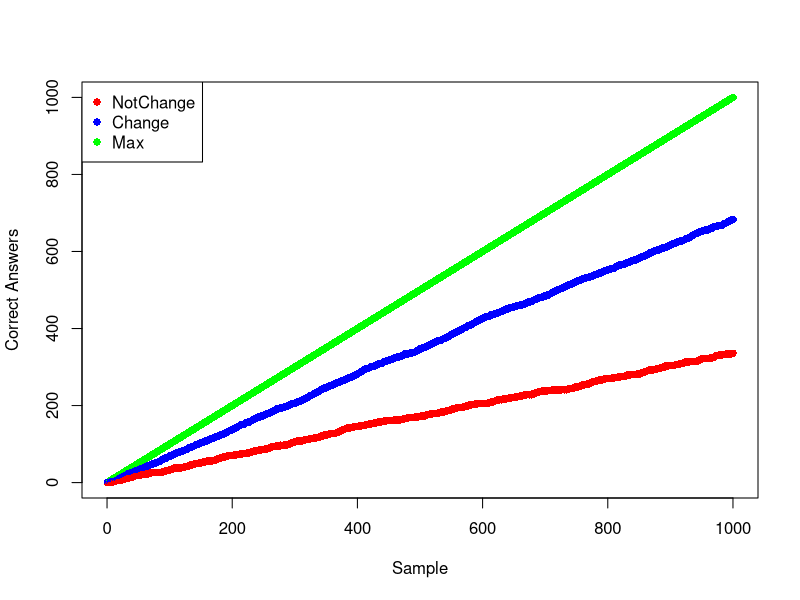

This chart was generated by the following R code:

door = 3
monty <- function(change) {
  choice = as.integer(runif(1, min=1, max=door+1))
  if (choice != 1) {
    choice = 0
  }
  if (change == 1) {
    if (choice == 1) {
      choice = 0
    } else {
      choice = 1
    }
  }
  return (choice)
}

sum = 1000
data = data.frame(NotChange=0, Change=0, Max=0)
plot(0, 0, xlim=c(0, sum), ylim=c(0,sum),
     xlab="Sample", ylab="Correct Answers", cex=0)
cols <- c("red", "blue", "green")
labels <- colnames(data)
legend("topleft", legend=labels, col=cols, pch=16)

readline()
for (i in 1:sum) {
  data$Max = data$Max + 1
  if (monty(0) == 1) {
    data$NotChange = data$NotChange + 1
  }
  if (monty(1) == 1) {
    data$Change = data$Change + 1
  }

  points(i, data$Max, col=cols[3], pch=16, cex=1)
  points(i, data$NotChange, col=cols[1], pch=16, cex=1)
  points(i, data$Change, col=cols[2], pch=16, cex=1)
}
print("probability")
print(data$NotChange/sum * 100)
print("probability")
print(data$Change/sum * 100)
